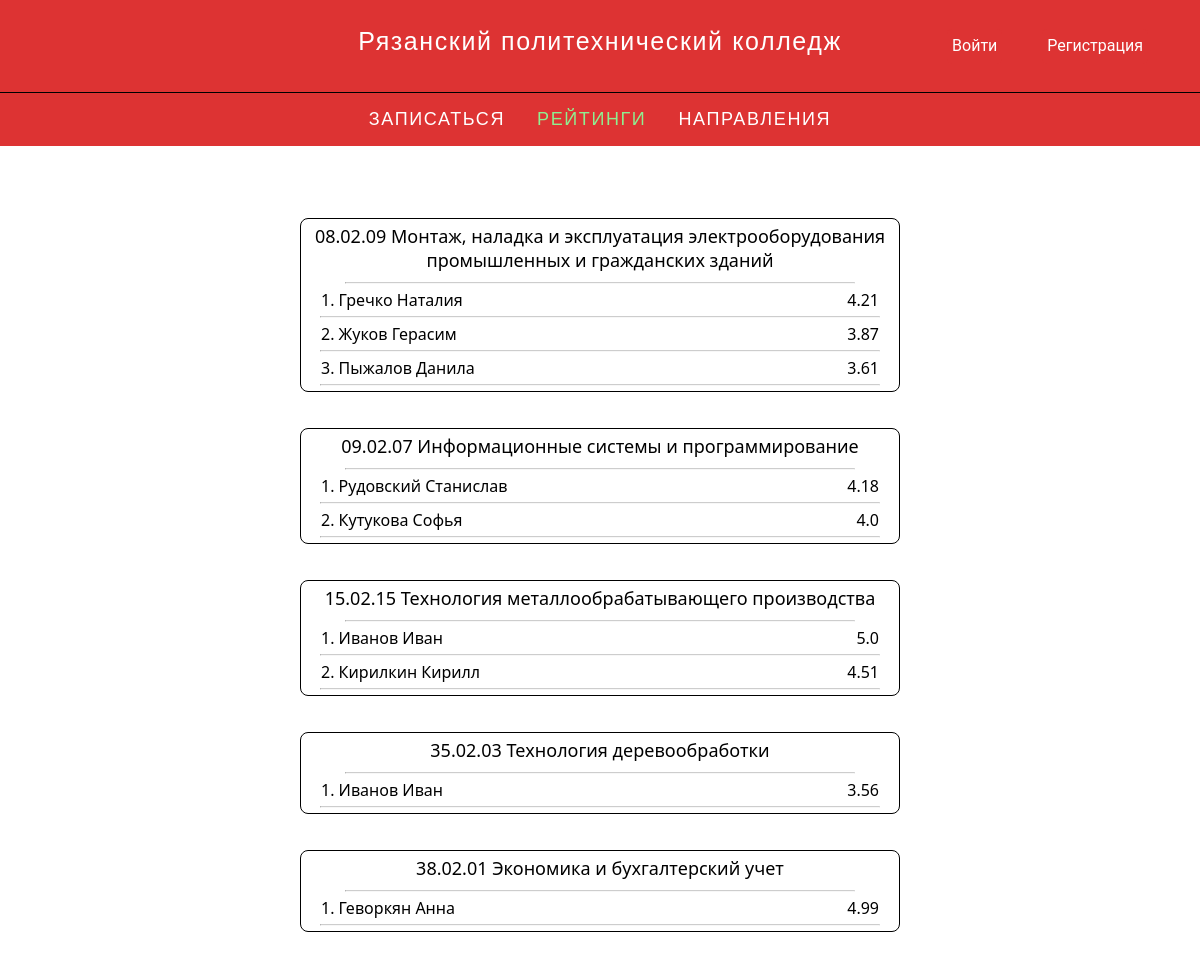
The page /ratings on the database its author committed.
### tables this page shows
CREATE TABLE claims ( 
	id                   integer NOT NULL  PRIMARY KEY autoincrement ,
	abitID               integer NOT NULL    ,
	spec_id              text NOT NULL    ,
	schoolName           text NOT NULL    ,
	endDate              date NOT NULL    ,
	attestate            text NOT NULL    ,
	passPlace            text NOT NULL    ,
	livePlace            text     ,
	phone                text NOT NULL    ,
	army                 text  DEFAULT 'none'   ,
	lang                 text NOT NULL    ,
	healthGroup          text NOT NULL    ,
	needHostel           boolean NOT NULL    ,
	motherName           text     ,
	motherPhone          text     ,
	fatherName           text     ,
	fatherPhone          text     ,
	consents             boolean NOT NULL DEFAULT True   ,
	marksAverage 		 float not null default 2.0     ,
	FOREIGN KEY ( spec_id ) REFERENCES profs( spec_id ) ON DELETE CASCADE ON UPDATE CASCADE,
	FOREIGN KEY ( abitID ) REFERENCES abiturients( id ) ON DELETE CASCADE ON UPDATE CASCADE
 );

### app.py (the view)
@app.route('/ratings')
def ratings():
    rating = ENABLE_RATINGS
    if rating:
        temp = req("select profs.spec_id, profs.name, abiturients.fname, abiturients.sname, claims.marksAverage, claims.abitID from profs join claims on claims.spec_id=profs.rowid join abiturients on claims.abitID=abiturients.id order by profs.spec_id, claims.marksAverage desc ", False)
        specs = {}
        for i in temp:
            name = i[0]+' '+i[1]
            abname = i[3]+' '+i[2]
            if name in specs.keys():
                specs[name].append({'name': abname, 'avg': i[4], 'id': i[5]})
            else:
                specs[name] = [{'name': abname, 'avg': i[4], 'id':i[5]}]
        return render_template('ratings.html', ratings=rating, species=specs)
    else:
        return render_template('ratings.html', ratings=rating)

### app.py (called while the page is built)
def _c(f) -> list:
    r = []
    for i in f:
        r.append(i)
    return r

def req(sql: str, needCommit: bool = True) -> list:
    db = sqlite3.connect(DATABASE_WAY)
    c = db.cursor()
    if ';' in sql:
        temp = c.executescript(sql)
    else:
        temp = c.execute(sql)
    if needCommit:
        db.commit()
    return _c(temp)

### templates/ratings.html (shortened to what this page needs)
{% extends 'layout.html' %}
{% block body %}
{% if ratings %}
    <div class="mainholder">
    {% for spec in species.keys() %}
        <div class="grid">
            <span class="specname">{{ spec }}</span>
            <hr class="specname">
            {% for abit in species[spec] %}
                <div class="cell">
                    <div class="inner_cell">
                        <span>{{ loop.index }}.&nbsp;</span>
                        <span>{{ abit['name'] }}</span>
                        <span style="margin-left: auto;">{{ abit['avg'] }}</span>
                    </div>
                    <hr class="specname" style="color: lightgray; width: 100%;">
                </div>
            {% endfor %}
        </div>
    {% endfor %}
    </div>
{% endif %}
{% endblock body %}

### templates/layout.html (shortened to what this page needs)
<!DOCTYPE html>
<html lang="ru">
<head>
</head>
<body>
    {% block topper %}
    <header class="topper">
        <div class="topper_head">
            <div class="title_menu">
                <a href="/" class="title">
                    Рязанский политехнический колледж
                </a>
            </div>
            {% block topper_auth %}
            <div class="authorization_menu">
                {% if session.get('userName') %}
                <button class="menu_button_login" onclick="window.location.href='/logout'">
                    <span>Выйти из @{{ session.get('userName') }}</span>
                </button>
                {% else %}
                <button class="menu_button_login" onclick="window.location.href='/login'">
                    <span>Войти</span>
                </button>
                <button class="menu_button_reg">
                    <span>Регистрация</span>
                </button>
                {% endif %}
            </div>
            {% endblock topper_auth %}
        </div>
        <nav class="topper_bottom" role="navigation">
            <div class="menu_bottom">
                <ul class="bottom_menu">
                    <li>
                        <a href="/claim" class="topper_menu" id='claim'>
                            <span>Записаться</span>
                        </a>
                    </li>
                    <li>
                        <a href="/ratings" class="topper_menu" id='ratings'>
                            <span>Рейтинги</span>
                        </a>
                    </li>
                    <li>
                        <a href="/professions" class="topper_menu" id='professions'>
                            <span>Направления</span>
                        </a>
                    </li>
                </ul>
            </div>
        </nav>
    </header>
    {% endblock topper %}
    {% block body %}{% endblock body %}
</body>
</html>

### templates/layout.html (style rules this page uses)
body { margin: 0px; font-family: 'Segoe UI', Tahoma, Geneva, Verdana, sans-serif; display: flex; flex-direction: column; align-content: center; justify-content: center; overflow-y: scroll; transition: .5s; }
button { padding: 5px; background-color: white; border: 1px solid black; border-radius: 5px; margin: 20px; font-size: large; transition: 0.3s; }
.topper { position: sticky; top: -1px; padding-top: 1px; background-color: #dd3333; }
div.topper_head { font: 400 16px/1.56 Roboto, Open Sans, Arial, Helvetica, sans-serif; padding: 24px 32px; height: calc(1em * 1.71 + 64px); display: flex; flex-wrap: wrap; position: relative; align-items: center; box-sizing: border-box; justify-content: space-between; }
ul.bottom_menu { white-space: nowrap; display: -webkit-flex; display: flex; list-style-type: none; margin: 0; width: -webkit-fit-content; width: -moz-fit-content; width: fit-content; padding: 0 var(--body-padding); list-style: none; }
div.topper_head>nav, div.topper_head>div.authorization_menu { width: 170px; }
nav.topper_bottom { line-height: 28.26px; letter-spacing: 1.6px; font-size: 18px; contain: layout paint; box-sizing: border-box; font: 18px Montserrat, Verdana, sans-serif; letter-spacing: 1.6px; text-transform: uppercase; border-top: 1px solid black; }
div.menu_bottom { scrollbar-width: none; letter-spacing: 1.6px; position: relative; justify-content: center; display: flex; }
a.topper_menu { transition: color .3s; padding: 16px 16px; }
a { text-decoration: white; color: white; }
a.title { font: 25px/1.33 Montserrat, Verdana, sans-serif; letter-spacing: 1.6px; position: relative; height: 100%; display: table; white-space: normal; }
li { white-space: nowrap; display: flex; }
div.title_menu { display: flex; -webkit-align-items: center; align-items: center; height: 100%; }
div.authorization_menu { display: flex; -webkit-align-items: center; align-items: center; justify-content: end; height: 100%; }
button.menu_button_login, button.menu_button_reg { border: none; background-color: #dd3333; cursor: pointer; color: white; font: 400 16px/1.56 Roboto, Open Sans, Arial, Helvetica, sans-serif }

### templates/ratings.html (style rules this page uses)
div.mainholder { margin-top: 3vw; margin-bottom: 3vw; }
div.grid { display: flex; flex-direction: column; margin-left: 25%; margin-right: 25%; margin-top: 3vw; border: solid 1px black; border-radius: 8px; }
span.specname { text-align: center; font-size: large; margin: 5px; }
hr.specname { width: 85%; margin: 5px; align-self: center; transform: scaleY(0.5); }
div.cell { display: flex; flex-direction: column; padding-left: 20px; padding-right: 20px; }
div.inner_cell { display: flex; flex-direction: row; }

### rows shown on the page
claims: name "Гречко Наталия", avg "4.21"
claims: name "Жуков Герасим", avg "3.87"
claims: name "Пыжалов Данила", avg "3.61"
claims: name "Рудовский Станислав", avg "4.18"
claims: name "Кутукова Софья", avg "4.0"
claims: name "Иванов Иван", avg "5.0"
claims: name "Кирилкин Кирилл", avg "4.51"
claims: name "Иванов Иван", avg "3.56"
claims: name "Геворкян Анна", avg "4.99"

### other values the page prints
{{ spec }} "08.02.09 Монтаж, наладка и эксплуатация электрооборудования промышленных и гражданских зданий" "09.02.07 Информационные системы и программирование" "15.02.15 Технология металлообрабатывающего производства" "35.02.03 Технология деревообработки" "38.02.01 Экономика и бухгалтерский учет"
